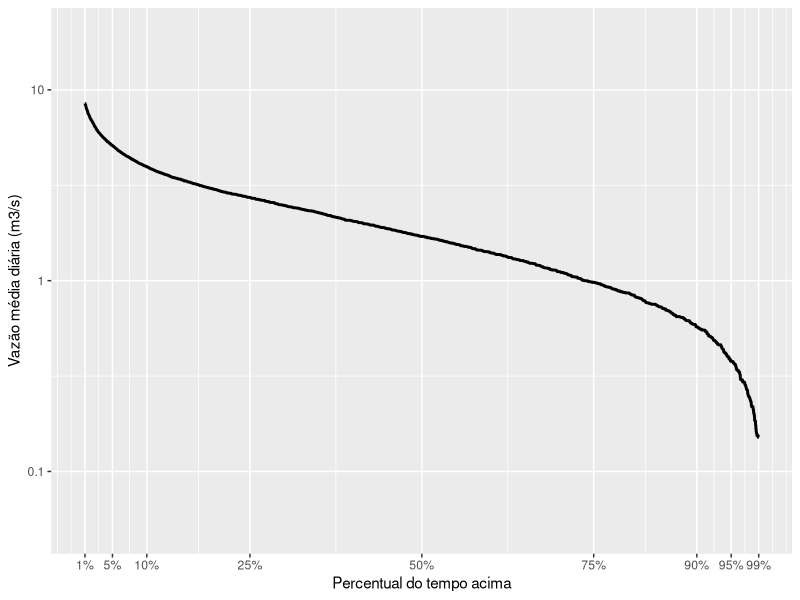
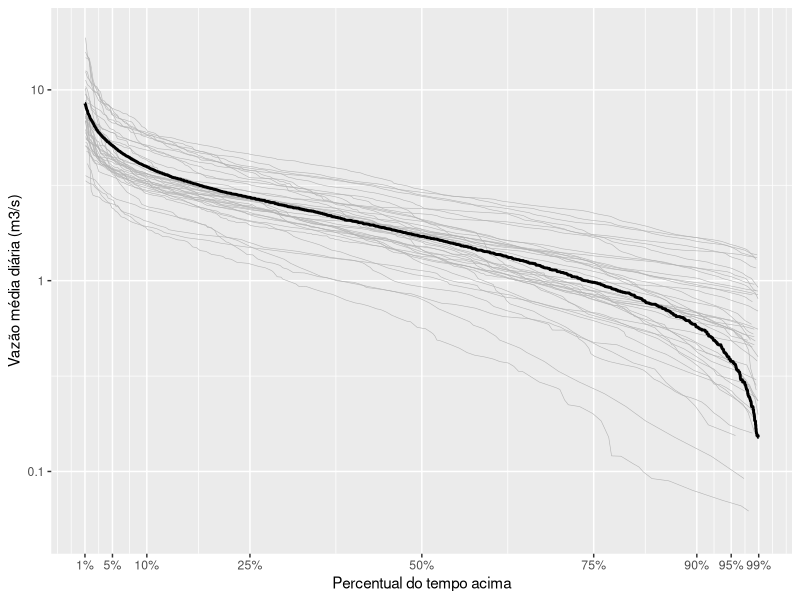
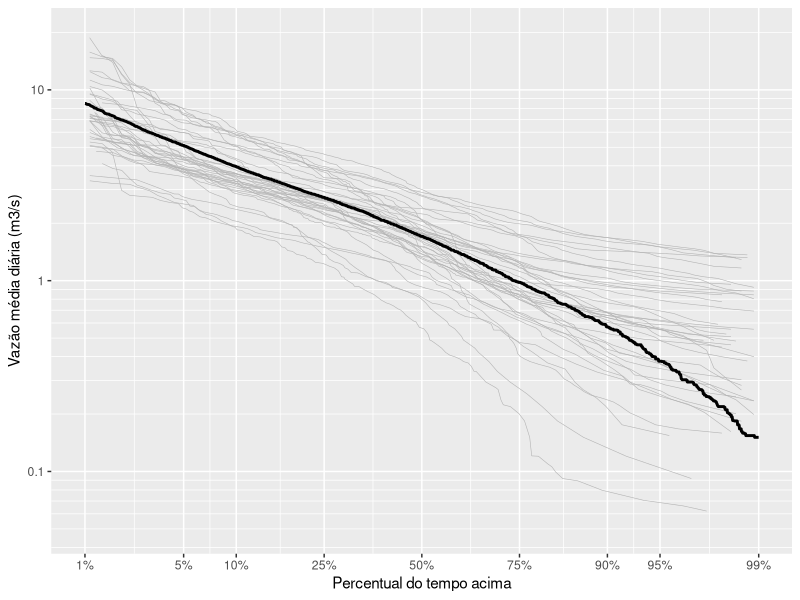
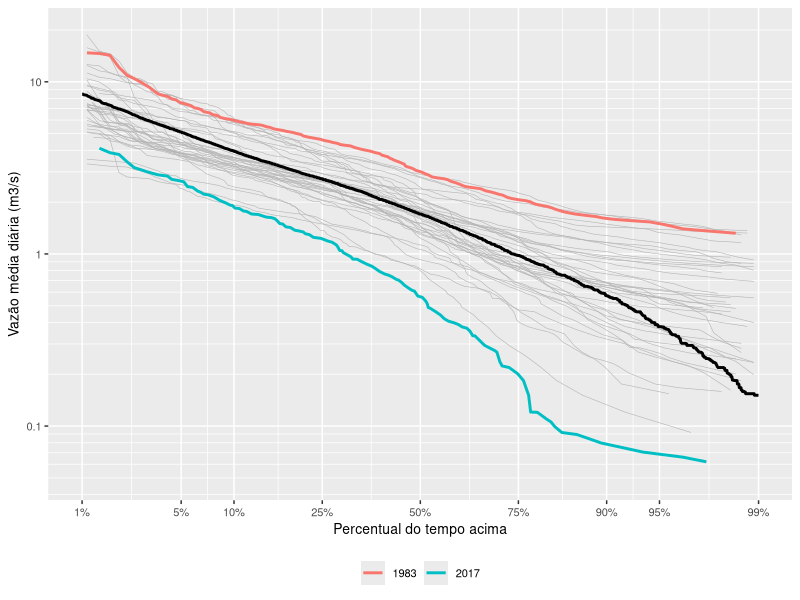
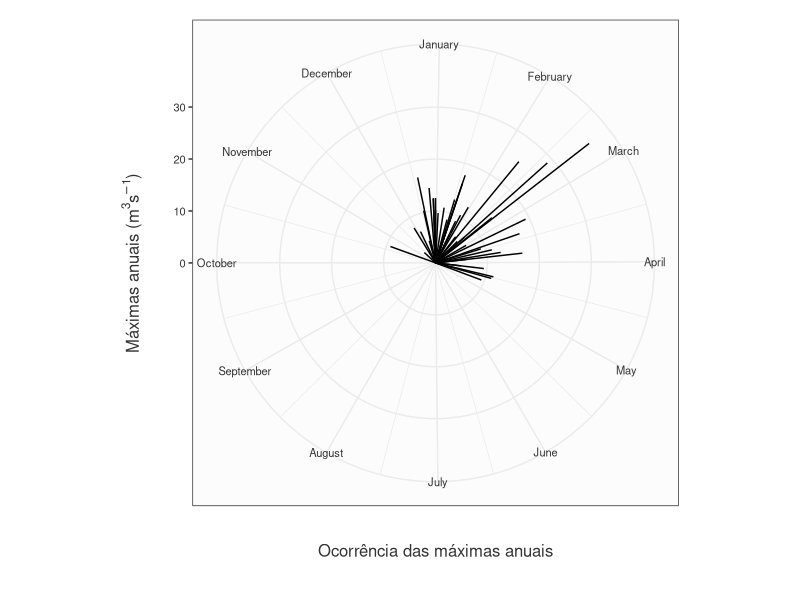

R code for these plots, in order:
## ---- chunk 1
knitr::opts_chunk$set(echo = TRUE)
library(tidyverse)
library(lubridate)
## ---- chunk 2
## Leitura do arquivo de vazões médias diárias
Qd <- read.table(file = "dados/60435000.txt",
                             sep = "\t",
                             dec = ".",
                             header = T,
                             fileEncoding = "UTF-8",
                             colClasses = c("factor", "Date", "numeric"))
head(Qd,10)
## ---- chunk 3
## Criação de coluna com os anos
Qd <- Qd %>% 
  mutate(Ano = year(Data))

## Remoção de anos que contenham dias com falha
Anos_falha <- unique(Qd$Ano[is.na(Qd$Vazao)])
Anos_falha
Qd <- Qd %>% 
          filter(!(Ano %in% Anos_falha))
tibble(Qd)
## ---- chunk 4
# Permanência calculada com todos os anos juntos 
# Uso do R-base apenas
Qperm_all <- Qd[order(Qd$Vazao, decreasing = TRUE), ]
Qperm_all$index <- 1:nrow(Qperm_all)
Qperm_all$weibull <- Qperm_all$index/(nrow(Qperm_all)+1) 
tibble(Qperm_all)
## ---- chunk 5
Qperm_allt <- Qd %>% 
  arrange(desc(Vazao)) %>%
  mutate(index = rank(-Vazao)) %>%
  mutate(weibull = index/(n()+1))
tibble(Qperm_allt)
## ---- chunk 6
ggplot() +
  geom_line(data = Qperm_all,aes(weibull,Vazao),colour = 'black', size = 1) +
  scale_y_continuous(name = 'Vazão média diária (m3/s)',
                     trans = 'log10', 
                     breaks = c(0.01, 0.1, 1, 10, 100, 1000, 10000),
                     limits = c(0.05, 20),
                     labels = c(0.01, 0.1, 1, 10, 100, 1000, '10,000')) +
    scale_x_continuous(name = 'Percentual do tempo acima',
                     limits = c(0.01,0.99),
                     breaks = c(0.01, 0.05,0.1,0.25,0.5,0.75, 0.9,0.95, 0.99),
                     labels = c('1%','5%', '10%', '25%', '50%', '75%', '90%','95%', '99%'))
## ---- chunk 7
# Permanência calculada para cada ano
# Uso do tidyverse e pipe
Qperm_ano <- Qd %>% 
  arrange(Ano, desc(Vazao)) %>%
  group_by(Ano) %>%
  mutate(index = rank(-Vazao)) %>%
  mutate(weibull = index/(n()+1))
tibble(Qperm_ano)
## ---- chunk 8
ggplot() +
  geom_line(data = Qperm_ano,aes(x = weibull, y = Vazao,group = Ano),
              colour = 'grey70', size = 0.2) +
  geom_line(data = Qperm_all,aes(weibull,Vazao),colour = 'black', size = 1) +
    scale_y_continuous(name = 'Vazão média diária (m3/s)',
                     trans = 'log10', 
                     breaks = c(0.01, 0.1, 1, 10, 100, 1000, 10000),
                     limits = c(0.05, 20),
                     labels = c(0.01, 0.1, 1, 10, 100, 1000, '10,000')) +
    scale_x_continuous(name = 'Percentual do tempo acima',
                     limits = c(0.01,0.99),
                     breaks = c(0.01, 0.05,0.1,0.25,0.5,0.75, 0.9,0.95, 0.99),
                     labels = c('1%','5%', '10%', '25%', '50%', '75%', '90%','95%', '99%'))
## ---- chunk 9
# Function to plot minor breaks at a log scale
# https://stackoverflow.com/questions/30179442/plotting-minor-breaks-on-a-log-scale-with-ggplot
log10_minor_break = function (...){
  function(x) {
    minx         = floor(min(log10(x), na.rm=T))-1;
    maxx         = ceiling(max(log10(x), na.rm=T))+1;
    n_major      = maxx-minx+1;
    major_breaks = seq(minx, maxx, by=1)
    minor_breaks = 
      rep(log10(seq(1, 9, by=1)), times = n_major)+
      rep(major_breaks, each = 9)
    return(10^(minor_breaks))
  }
}

log10_major_break = function (...){
  function(x) {
    minx         = floor(min(log10(x), na.rm=T))-1;
    maxx         = ceiling(max(log10(x), na.rm=T))+1;
    n_major      = maxx-minx+1;
    major_breaks = seq(minx, maxx, by=1)
    return(10^(major_breaks))
  }
}

## ---- chunk 10
ggplot() +
  geom_line(data = Qperm_ano,aes(x = weibull, y = Vazao,group = Ano),
              colour = 'grey70', size = 0.2) +
  geom_line(data = Qperm_all,aes(weibull,Vazao),colour = 'black', size = 1) +
    scale_y_continuous(name = 'Vazão média diária (m3/s)',
                     trans = 'log10', 
                     breaks = c(0.01, 0.1, 1, 10, 100, 1000, 10000),
                     minor_breaks = log10_minor_break(),
                     limits = c(0.05, 20),
                     labels = c(0.01, 0.1, 1, 10, 100, 1000, '10,000')) +
    scale_x_continuous(name = 'Percentual do tempo acima',
                     trans = 'probit', 
                     limits = c(0.01,0.99),
                     breaks = c(0.01, 0.05,0.1,0.25,0.5,0.75, 0.9,0.95, 0.99),
                     labels = c('1%','5%', '10%', '25%', '50%', '75%', '90%','95%', '99%'))
## ---- chunk 11
## Determina o ano mais úmido e o ano mais seco
Qanual <- Qd %>%
  group_by(Ano) %>%
  summarise(Qano = mean(Vazao))
ano_seco <- as.numeric(Qanual[which.min(Qanual$Qano),1])
ano_seco
ano_umido <- as.numeric(Qanual[which.max(Qanual$Qano),1])
ano_umido
## ---- chunk 12
anos_extremos <- Qd %>% 
  filter(Ano %in% c(ano_seco, ano_umido)) %>% 
  arrange(Ano, desc(Vazao)) %>%
  group_by(Ano) %>% 
  mutate(index = rank(-Vazao)) %>%
  mutate(weibull = index/(n()+1))
tibble(anos_extremos)
## ---- chunk 13
# Plotagem
  ggplot() +
    geom_line(data = Qperm_ano,aes(x = weibull, y = Vazao,group = Ano),
              colour = 'grey70', size = 0.2) +   
    geom_line(data = Qperm_all,aes(weibull,Vazao),colour = 'black', size = 1) +
    geom_line(data = anos_extremos, aes(x = weibull, y = Vazao, colour = factor(Ano)), size = 1) +
    scale_colour_discrete(name = NULL) +
    theme(legend.position = 'bottom',text = element_text(size = 10)) +
    scale_y_continuous(name = 'Vazão média diária (m3/s)',
                     trans = 'log10', 
                     breaks = c(0.01, 0.1, 1, 10, 100, 1000, 10000),
                     minor_breaks = log10_minor_break(),
                     limits = c(0.05, 20),
                     labels = c(0.01, 0.1, 1, 10, 100, 1000, '10,000')) +
    scale_x_continuous(name = 'Percentual do tempo acima',
                     trans = 'probit', 
                     limits = c(0.01,0.99),
                     breaks = c(0.01, 0.05,0.1,0.25,0.5,0.75, 0.9,0.95, 0.99),
                     labels = c('1%','5%', '10%', '25%', '50%', '75%', '90%','95%', '99%'))

## ---- chunk 14
# Contrução da série de máximos anuais a partir de um ano hidrológico ####
fun_max_ano <- function(tabela = NA,
                        comeco_ano_hidro = 8){
  
  # Transformar a coluna Data em "Dates" (caso esteja em character)
  tabela$Data <- as.Date(tabela$Data)
  
  # Definir se o mês em questão entra no ano atual ou no próximo ano
  desloc_ano <- ifelse(month(tabela$Data) < comeco_ano_hidro, 0, 1)
  
  # Ano Hidro
  tabela$ano_hidro <- year(tabela$Data) + desloc_ano
  
  # Fazer uma tabela final apenas com os máximos anuais e a respectiva data de ocorrência
  max_anuais <-
    tabela %>%
    group_by(Cod_estacao, ano_hidro) %>%
    summarise(maxima = max(Vazao),
              data_maxima = Data[which.max(Vazao)])
}

## ---- chunk 15
Q_max <- fun_max_ano(Qd)
tibble(Q_max)
## ---- chunk 16
# Função compartihada por Tony Ladson
# https://gist.github.com/TonyLadson/843410a1f9e1f1bbf1f48eeeee79a007
Date_to_Angle <- function(my.date){
  
  start.year <- floor_date(my.date, 'year')
  end.year <- ceiling_date(my.date, 'year')
  length.year <- as.numeric(difftime(end.year, start.year, units = 'sec'))
  time.since.year.start <- as.numeric(difftime(my.date, start.year, units = 'sec'))
  
  2 * pi * time.since.year.start/length.year # date as angle
  
}
## ---- chunk 17
# gera sequência e calcula ângulo para informações mês a mês
month.start <- yday(seq(as.Date('2010-01-01'),as.Date('2010-12-31'), by='1 months'))
month.start.radians <- 2*pi*month.start/365.25 

# Gera ângulo para cada vazão máxima anual do histórico
Q_max <- Q_max %>% 
  mutate(rad = Date_to_Angle(data_maxima))

## ---- chunk 18
ggplot(Q_max,aes(x=rad, y=maxima)) + 
  coord_polar('x', start = 0, direction = 1) + 
  geom_segment(aes(y = 0, xend = rad, yend = maxima)) +
  scale_x_continuous(name = 'Ocorrência das máximas anuais', breaks = month.start.radians, labels = month.name, limits = c(0, 2*pi)) +
  scale_y_continuous(name = bquote('Máximas anuais (m' ^3 *'s' ^-1 *')')) +
  theme_bw() +
  theme(
    panel.background = element_rect(fill="gray99"),
    axis.title.x = element_text(colour="grey20", size=12, margin=margin(20,0,0,0)),
    axis.text.x = element_text(colour="grey20",size=8),
    axis.title.y = element_text(colour="grey20",size=12, margin = margin(0,20,0,0)),
    axis.text.y = element_text(colour="grey20",size=8),
    legend.title = element_text(colour="grey20",size=12),
    plot.margin = unit(c(0.5, 0.5, 1, 0.5), "cm")) # top, right, bottom, left

